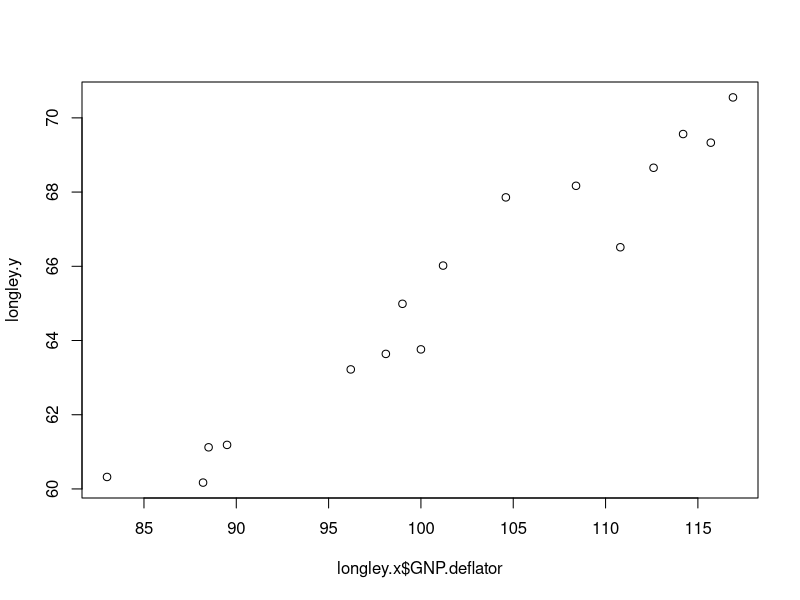
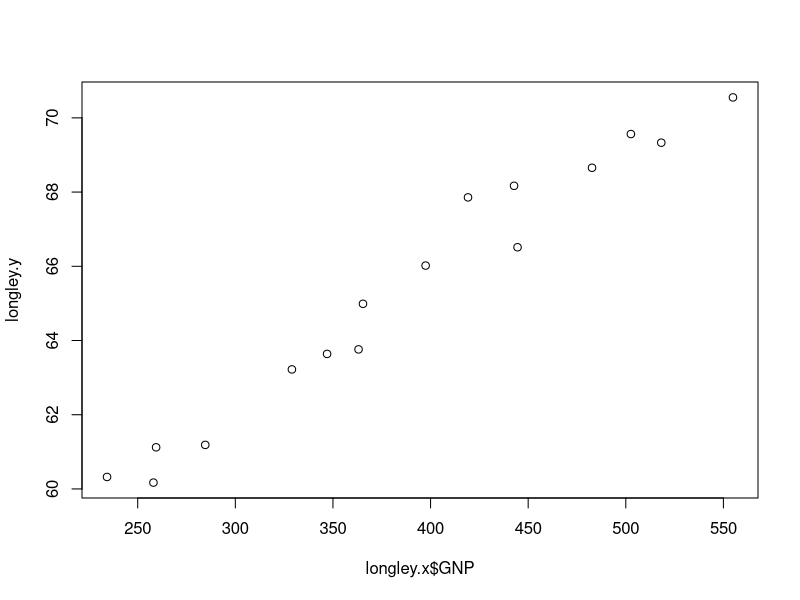
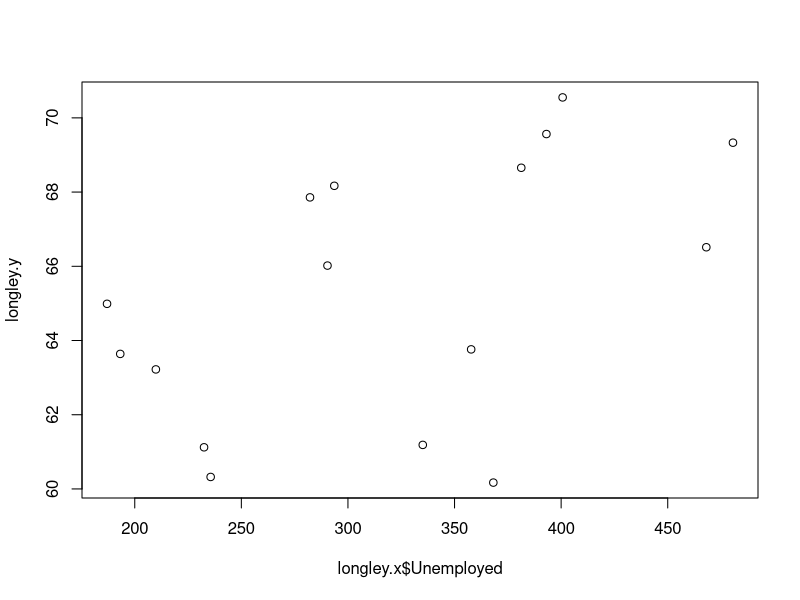
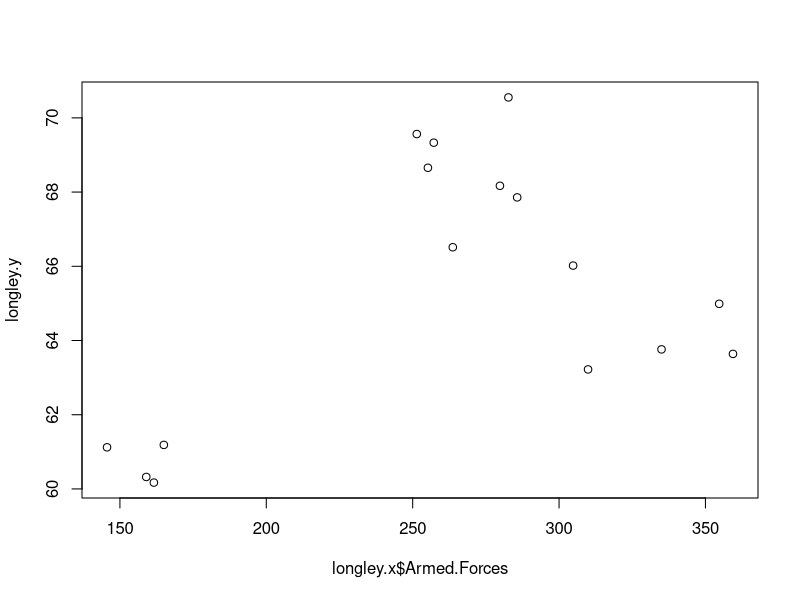
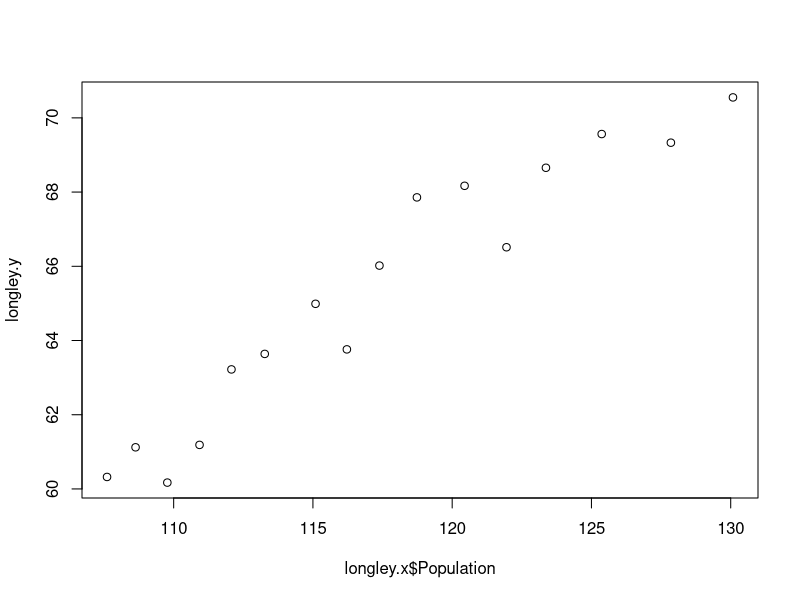
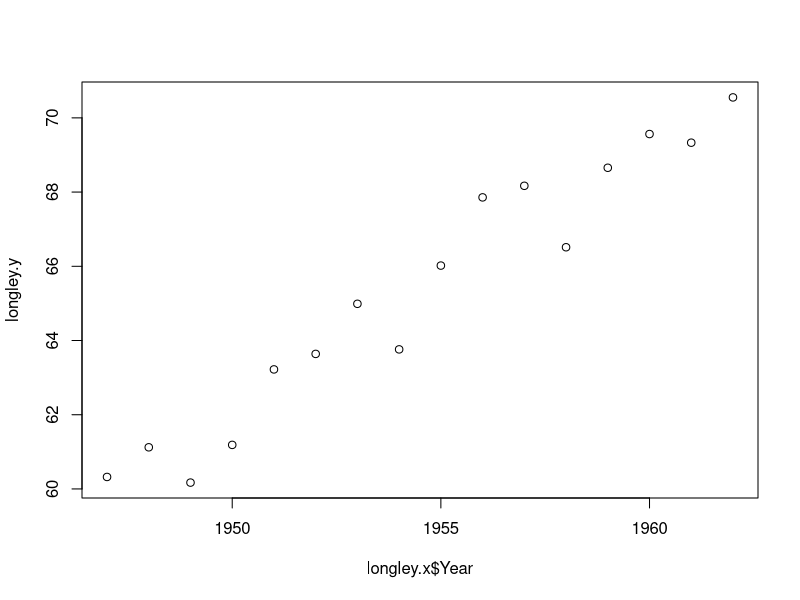
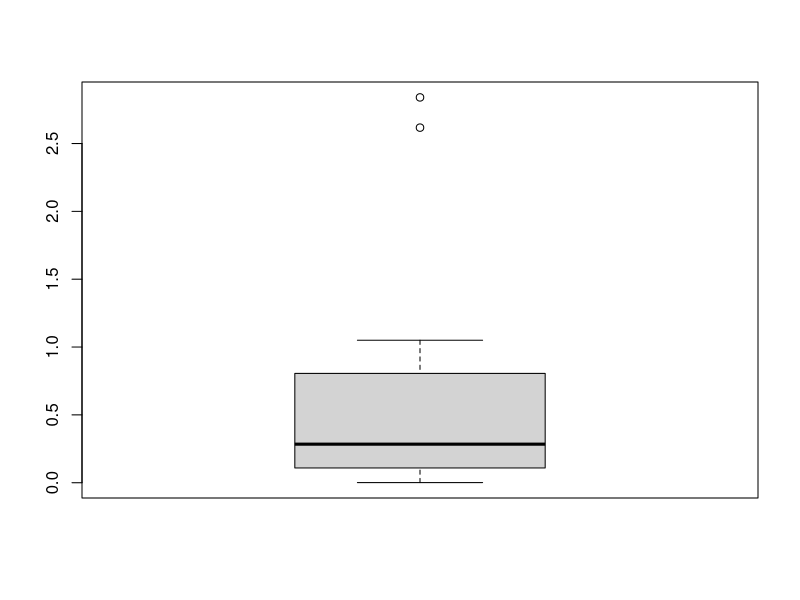
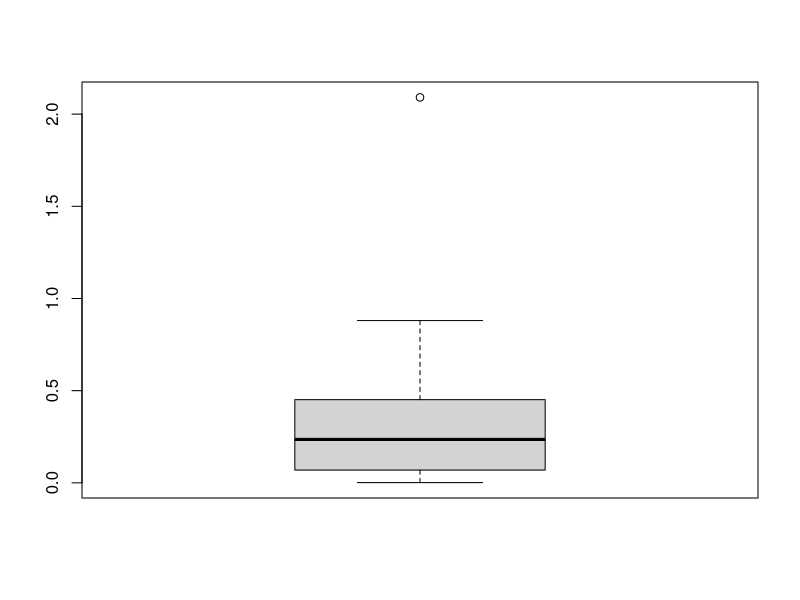

Source code (R) for these figures, in order: (Note: this script raises an error after producing the figures.)
# 1.Open the Longley data set from the datasets package
longley.x <- longley[, 1:6]
longley.y <- longley[, "Employed"]


# 2.Plot Employed against each variable and select the 3 variables most correlated to Employed
plot(longley.x$GNP.deflator,longley.y)
plot(longley.x$GNP,longley.y)
plot(longley.x$Unemployed,longley.y)
plot(longley.x$Armed.Forces,longley.y)
plot(longley.x$Population,longley.y)
plot(longley.x$Year,longley.y)

# GNP.deFlator looks linear correlated, with less outliers and goes to the top 3.
# GNP looks linear correlated with less outliers and goes to the top 3.
# Unemployed looks quite scattered, no goed correlation expected.
# Armed.Forceslooks quite scattered, no goed correlation expected.
# Population looks linear correlated but has a bit more outliers than the top 3.
# Year looks linear correlated with less outliers and goes to the top 3.


# 3.For each variable selected in number 2, create a regression model for Employed. Select the best model.
library(tidyverse)

MSE <- function(val1,val2){
error.measures <- as.data.frame(cbind(val1, val2))
colnames(error.measures) <- c("Actuals", "Predicted.Values")
error.measures <- error.measures %>%
  mutate(error = Actuals - Predicted.Values,
         squared.error = error^2)
mean.squared.error <- mean(error.measures$squared.error)
boxplot(error.measures$squared.error)
return (mean.squared.error)
}

calculate_MSE <-function(top3.variable){
  top3.mod <- lm(longley.y ~ top3.variable)
  return (MSE(longley.y,top3.mod$fitted.values))
}

calculate_MSE(longley.x$GNP.deflator)
calculate_MSE(longley.x$GNP)
calculate_MSE(longley.x$Year)
# Both MSE and boxplot show GNP as a winner.

# Plot with prediction looks as follows:
plot(longley.x$GNP,longley.y)
lines(top3.mod1$model$`longley.x$GNP`, top3.mod1$fitted.values, col="blue")

# 4.For the champion model from number 3, create the model matrices
y <- as.matrix(longley.y) ## response
X <- as.matrix(cbind(rep(1,length(longley.y)), longley.x$GNP))

# 5.Recalculate the regression parameters and predicted values from the model matrices.
beta <- solve(t(X) %*% X) %*% t(X) %*% y
ypred <- X %*% beta

# comparing to lm model:
mod.GNP <- lm(longley.y ~ longley.x$GNP)

cat("intercept difference: " , mod.GNP$coefficients[1] - beta[1,1])
cat("altitude difference: " , mod.GNP$coefficients[2] - beta[2,1])

MSE(mod.GNP$fitted.values,ypred)

# coefficents look are really close, MSE is 0, as expected.
